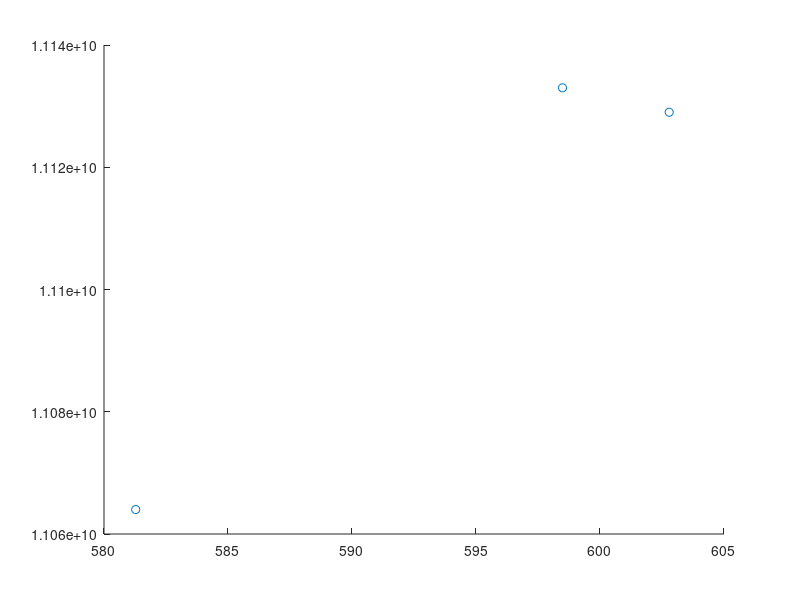

The MATLAB script that drew this image: (Note: this script raises an error after producing the figure.)
close all
clear all
clc


%CHANGE THE SCATTER IN THE PLOT TO BE VISUALIZED

%% 1st Type Holes HORIZONTAL
% % tapa 9-15 mm HORIZONTAL
% data11 = [10000	1.1140E10
% 11000	1.1140E10
% 12000	1.1140E10
% 13000	1.1140E10
% 14000	1.1140E10
% 15000	1.1140E10
% 16000	1.1140E10
% 17000	1.1140E10
% 18000	1.1140E10
% 19000	1.1140E10
% 20000	1.1140E10
% 21000	1.1140E10
% 22000	1.1140E10
% 23000	1.1140E10
% 24000	1.1140E10
% 25000	1.1140E10
% 26000	1.1140E10
% 27000	1.1140E10
% 28000	1.1140E10
% 29000	1.1140E10
% 30000	1.1140E10
% 31000	1.1140E10
% 32000	1.1140E10
% 33000	1.1140E10
% 34000	1.1140E10
% 35000	1.1140E10
% 36000	1.1140E10
% 37000	1.1140E10
% 38000	1.1140E10
% 39000	1.1140E10
% 40000	1.1140E10
% 41000	1.1140E10
% 42000	1.1140E10
% 43000	1.1140E10
% 44000	1.1140E10
% 45000	1.1140E10
% 46000	1.1140E10
% 47000	1.1140E10
% 48000	1.1140E10
% 49000	1.1140E10
% 50000	1.1140E10
% 51000	1.1140E10
% 52000	1.1140E10
% 53000	1.1140E10
% 54000	1.1140E10
% 55000	1.1140E10
% 56000	1.1140E10
% 57000	1.1140E10
% 58000	1.1140E10
% 59000	1.1140E10
% 60000	1.1140E10
% 61000	1.1140E10
% 62000	1.1140E10
% 63000	1.1140E10
% 64000	1.1140E10
% 65000	1.1140E10
% 66000	1.1140E10
% 67000	1.1140E10
% 68000	1.1140E10
% 69000	1.1140E10
% 70000	1.1140E10
% 71000	1.1140E10
% 72000	1.1140E10
% 73000	1.1140E10
% 74000	1.1140E10
% 75000	1.1140E10
% 76000	1.1140E10
% 77000	1.1140E10
% 78000	1.1140E10
% 79000	1.1140E10
% 80000	1.1140E10
% 81000	1.1140E10
% 82000	1.1140E10
% 83000	1.1140E10
% 84000	1.1140E10
% 85000	1.1140E10
% 86000	1.1140E10
% 87000	1.1140E10
% 88000	1.1140E10
% 89000	1.1140E10
% 90000	1.1140E10
% 91000	1.1140E10
% 92000	1.1140E10
% 93000	1.1140E10
% 94000	1.1140E10
% 95000	1.1140E10
% 96000	1.1140E10
% 97000	1.1140E10
% 98000	1.1140E10
% 99000	1.1140E10
% 1.0000E5	1.1140E10];
% 
% data12 = [10000	5.8799E9
% 11000	5.8799E9
% 12000	5.8799E9
% 13000	5.8799E9
% 14000	5.8799E9
% 15000	5.8799E9
% 16000	5.8799E9
% 17000	5.8799E9
% 18000	5.8799E9
% 19000	5.8799E9
% 20000	5.8799E9
% 21000	5.8799E9
% 22000	5.8799E9
% 23000	5.8799E9
% 24000	5.8799E9
% 25000	5.8799E9
% 26000	5.8799E9
% 27000	5.8799E9
% 28000	5.8799E9
% 29000	5.8799E9
% 30000	5.8799E9
% 31000	5.8799E9
% 32000	5.8799E9
% 33000	5.8799E9
% 34000	5.8799E9
% 35000	5.8799E9
% 36000	5.8799E9
% 37000	5.8799E9
% 38000	5.8799E9
% 39000	5.8799E9
% 40000	5.8799E9
% 41000	5.8799E9
% 42000	5.8799E9
% 43000	5.8799E9
% 44000	5.8799E9
% 45000	5.8799E9
% 46000	5.8799E9
% 47000	5.8799E9
% 48000	5.8799E9
% 49000	5.8799E9
% 50000	5.8799E9
% 51000	5.8799E9
% 52000	5.8799E9
% 53000	5.8799E9
% 54000	5.8799E9
% 55000	5.8799E9
% 56000	5.8799E9
% 57000	5.8799E9
% 58000	5.8799E9
% 59000	5.8799E9
% 60000	5.8799E9
% 61000	5.8799E9
% 62000	5.8799E9
% 63000	5.8799E9
% 64000	5.8799E9
% 65000	5.8799E9
% 66000	5.8799E9
% 67000	5.8799E9
% 68000	5.8799E9
% 69000	5.8799E9
% 70000	5.8799E9
% 71000	5.8799E9
% 72000	5.8799E9
% 73000	5.8799E9
% 74000	5.8799E9
% 75000	5.8799E9
% 76000	5.8799E9
% 77000	5.8799E9
% 78000	5.8799E9
% 79000	5.8799E9
% 80000	5.8799E9
% 81000	5.8799E9
% 82000	5.8799E9
% 83000	5.8799E9
% 84000	5.8799E9
% 85000	5.8799E9
% 86000	5.8799E9
% 87000	5.8799E9
% 88000	5.8799E9
% 89000	5.8799E9
% 90000	5.8799E9
% 91000	5.8799E9
% 92000	5.8799E9
% 93000	5.8799E9
% 94000	5.8799E9
% 95000	5.8799E9
% 96000	5.8799E9
% 97000	5.8799E9
% 98000	5.8799E9
% 99000	5.8799E9
% 1.0000E5	5.8799E9];
% 
% % %% tapa 6-18 HORIZONTAL
% data21 = [10000	1.1140E10
% 11000	1.1140E10
% 12000	1.1140E10
% 13000	1.1140E10
% 14000	1.1140E10
% 15000	1.1140E10
% 16000	1.1140E10
% 17000	1.1140E10
% 18000	1.1140E10
% 19000	1.1140E10
% 20000	1.1140E10
% 21000	1.1140E10
% 22000	1.1140E10
% 23000	1.1140E10
% 24000	1.1140E10
% 25000	1.1140E10
% 26000	1.1140E10
% 27000	1.1140E10
% 28000	1.1140E10
% 29000	1.1140E10
% 30000	1.1140E10
% 31000	1.1140E10
% 32000	1.1140E10
% 33000	1.1140E10
% 34000	1.1140E10
% 35000	1.1140E10
% 36000	1.1140E10
% 37000	1.1140E10
% 38000	1.1140E10
% 39000	1.1140E10
% 40000	1.1140E10
% 41000	1.1140E10
% 42000	1.1140E10
% 43000	1.1140E10
% 44000	1.1140E10
% 45000	1.1140E10
% 46000	1.1140E10
% 47000	1.1140E10
% 48000	1.1140E10
% 49000	1.1140E10
% 50000	1.1140E10
% 51000	1.1140E10
% 52000	1.1140E10
% 53000	1.1140E10
% 54000	1.1140E10
% 55000	1.1140E10
% 56000	1.1140E10
% 57000	1.1140E10
% 58000	1.1140E10
% 59000	1.1140E10
% 60000	1.1140E10
% 61000	1.1140E10
% 62000	1.1140E10
% 63000	1.1140E10
% 64000	1.1140E10
% 65000	1.1140E10
% 66000	1.1140E10
% 67000	1.1140E10
% 68000	1.1140E10
% 69000	1.1140E10
% 70000	1.1140E10
% 71000	1.1140E10
% 72000	1.1140E10
% 73000	1.1140E10
% 74000	1.1140E10
% 75000	1.1140E10
% 76000	1.1140E10
% 77000	1.1140E10
% 78000	1.1140E10
% 79000	1.1140E10
% 80000	1.1140E10
% 81000	1.1140E10
% 82000	1.1140E10
% 83000	1.1140E10
% 84000	1.1140E10
% 85000	1.1140E10
% 86000	1.1140E10
% 87000	1.1140E10
% 88000	1.1140E10
% 89000	1.1140E10
% 90000	1.1140E10
% 91000	1.1140E10
% 92000	1.1140E10
% 93000	1.1140E10
% 94000	1.1140E10
% 95000	1.1140E10
% 96000	1.1140E10
% 97000	1.1140E10
% 98000	1.1140E10
% 99000	1.1140E10
% 1.0000E5	1.1140E10];
% 
% data22 = [10000	5.8799E9
% 11000	5.8799E9
% 12000	5.8799E9
% 13000	5.8799E9
% 14000	5.8799E9
% 15000	5.8799E9
% 16000	5.8799E9
% 17000	5.8799E9
% 18000	5.8799E9
% 19000	5.8799E9
% 20000	5.8799E9
% 21000	5.8799E9
% 22000	5.8799E9
% 23000	5.8799E9
% 24000	5.8799E9
% 25000	5.8799E9
% 26000	5.8799E9
% 27000	5.8799E9
% 28000	5.8799E9
% 29000	5.8799E9
% 30000	5.8799E9
% 31000	5.8799E9
% 32000	5.8799E9
% 33000	5.8799E9
% 34000	5.8799E9
% 35000	5.8799E9
% 36000	5.8799E9
% 37000	5.8799E9
% 38000	5.8799E9
% 39000	5.8799E9
% 40000	5.8799E9
% 41000	5.8799E9
% 42000	5.8799E9
% 43000	5.8799E9
% 44000	5.8799E9
% 45000	5.8799E9
% 46000	5.8799E9
% 47000	5.8799E9
% 48000	5.8799E9
% 49000	5.8799E9
% 50000	5.8799E9
% 51000	5.8799E9
% 52000	5.8799E9
% 53000	5.8799E9
% 54000	5.8799E9
% 55000	5.8799E9
% 56000	5.8799E9
% 57000	5.8799E9
% 58000	5.8799E9
% 59000	5.8799E9
% 60000	5.8799E9
% 61000	5.8799E9
% 62000	5.8799E9
% 63000	5.8799E9
% 64000	5.8799E9
% 65000	5.8799E9
% 66000	5.8799E9
% 67000	5.8799E9
% 68000	5.8799E9
% 69000	5.8799E9
% 70000	5.8799E9
% 71000	5.8799E9
% 72000	5.8799E9
% 73000	5.8799E9
% 74000	5.8799E9
% 75000	5.8799E9
% 76000	5.8799E9
% 77000	5.8799E9
% 78000	5.8799E9
% 79000	5.8799E9
% 80000	5.8799E9
% 81000	5.8799E9
% 82000	5.8799E9
% 83000	5.8799E9
% 84000	5.8799E9
% 85000	5.8799E9
% 86000	5.8799E9
% 87000	5.8799E9
% 88000	5.8799E9
% 89000	5.8799E9
% 90000	5.8799E9
% 91000	5.8799E9
% 92000	5.8799E9
% 93000	5.8799E9
% 94000	5.8799E9
% 95000	5.8799E9
% 96000	5.8799E9
% 97000	5.8799E9
% 98000	5.8799E9
% 99000	5.8799E9
% 1.0000E5	5.8799E9];
% 
% %tapa 9-27 horizontal
% data31 = [10000	1.1140E10
% 11000	1.1140E10
% 12000	1.1140E10
% 13000	1.1140E10
% 14000	1.1140E10
% 15000	1.1140E10
% 16000	1.1140E10
% 17000	1.1140E10
% 18000	1.1140E10
% 19000	1.1140E10
% 20000	1.1140E10
% 21000	1.1140E10
% 22000	1.1140E10
% 23000	1.1140E10
% 24000	1.1140E10
% 25000	1.1140E10
% 26000	1.1140E10
% 27000	1.1140E10
% 28000	1.1140E10
% 29000	1.1140E10
% 30000	1.1140E10
% 31000	1.1140E10
% 32000	1.1140E10
% 33000	1.1140E10
% 34000	1.1140E10
% 35000	1.1140E10
% 36000	1.1140E10
% 37000	1.1140E10
% 38000	1.1140E10
% 39000	1.1140E10
% 40000	1.1140E10
% 41000	1.1140E10
% 42000	1.1140E10
% 43000	1.1140E10
% 44000	1.1140E10
% 45000	1.1140E10
% 46000	1.1140E10
% 47000	1.1140E10
% 48000	1.1140E10
% 49000	1.1140E10
% 50000	1.1140E10
% 51000	1.1140E10
% 52000	1.1140E10
% 53000	1.1140E10
% 54000	1.1140E10
% 55000	1.1140E10
% 56000	1.1140E10
% 57000	1.1140E10
% 58000	1.1140E10
% 59000	1.1140E10
% 60000	1.1140E10
% 61000	1.1140E10
% 62000	1.1140E10
% 63000	1.1140E10
% 64000	1.1140E10
% 65000	1.1140E10
% 66000	1.1140E10
% 67000	1.1140E10
% 68000	1.1140E10
% 69000	1.1140E10
% 70000	1.1140E10
% 71000	1.1140E10
% 72000	1.1140E10
% 73000	1.1140E10
% 74000	1.1140E10
% 75000	1.1140E10
% 76000	1.1140E10
% 77000	1.1140E10
% 78000	1.1140E10
% 79000	1.1140E10
% 80000	1.1140E10
% 81000	1.1140E10
% 82000	1.1140E10
% 83000	1.1140E10
% 84000	1.1140E10
% 85000	1.1140E10
% 86000	1.1140E10
% 87000	1.1140E10
% 88000	1.1140E10
% 89000	1.1140E10
% 90000	1.1140E10
% 91000	1.1140E10
% 92000	1.1140E10
% 93000	1.1140E10
% 94000	1.1140E10
% 95000	1.1140E10
% 96000	1.1140E10
% 97000	1.1140E10
% 98000	1.1140E10
% 99000	1.1140E10
% 1.0000E5	1.1140E10];
% 
% data32 = [10000	5.8798E9
% 11000	5.8798E9
% 12000	5.8798E9
% 13000	5.8798E9
% 14000	5.8798E9
% 15000	5.8798E9
% 16000	5.8798E9
% 17000	5.8798E9
% 18000	5.8798E9
% 19000	5.8798E9
% 20000	5.8798E9
% 21000	5.8798E9
% 22000	5.8798E9
% 23000	5.8798E9
% 24000	5.8798E9
% 25000	5.8798E9
% 26000	5.8798E9
% 27000	5.8798E9
% 28000	5.8798E9
% 29000	5.8798E9
% 30000	5.8798E9
% 31000	5.8798E9
% 32000	5.8798E9
% 33000	5.8798E9
% 34000	5.8798E9
% 35000	5.8798E9
% 36000	5.8798E9
% 37000	5.8798E9
% 38000	5.8798E9
% 39000	5.8798E9
% 40000	5.8798E9
% 41000	5.8798E9
% 42000	5.8798E9
% 43000	5.8798E9
% 44000	5.8798E9
% 45000	5.8798E9
% 46000	5.8798E9
% 47000	5.8798E9
% 48000	5.8798E9
% 49000	5.8798E9
% 50000	5.8798E9
% 51000	5.8798E9
% 52000	5.8798E9
% 53000	5.8798E9
% 54000	5.8798E9
% 55000	5.8798E9
% 56000	5.8798E9
% 57000	5.8798E9
% 58000	5.8798E9
% 59000	5.8798E9
% 60000	5.8798E9
% 61000	5.8798E9
% 62000	5.8798E9
% 63000	5.8798E9
% 64000	5.8798E9
% 65000	5.8798E9
% 66000	5.8798E9
% 67000	5.8798E9
% 68000	5.8798E9
% 69000	5.8798E9
% 70000	5.8798E9
% 71000	5.8798E9
% 72000	5.8798E9
% 73000	5.8798E9
% 74000	5.8798E9
% 75000	5.8798E9
% 76000	5.8798E9
% 77000	5.8798E9
% 78000	5.8798E9
% 79000	5.8798E9
% 80000	5.8798E9
% 81000	5.8798E9
% 82000	5.8798E9
% 83000	5.8798E9
% 84000	5.8798E9
% 85000	5.8798E9
% 86000	5.8798E9
% 87000	5.8798E9
% 88000	5.8798E9
% 89000	5.8798E9
% 90000	5.8798E9
% 91000	5.8798E9
% 92000	5.8798E9
% 93000	5.8798E9
% 94000	5.8798E9
% 95000	5.8798E9
% 96000	5.8798E9
% 97000	5.8798E9
% 98000	5.8798E9
% 99000	5.8798E9
% 1.0000E5	5.8798E9];
% 
% %% tapa 9-15 E1 e E2 VERTICAL 1st TYPE
% data11V = [10000	1.1140E10
% 11000	1.1140E10
% 12000	1.1140E10
% 13000	1.1140E10
% 14000	1.1140E10
% 15000	1.1140E10
% 16000	1.1140E10
% 17000	1.1140E10
% 18000	1.1140E10
% 19000	1.1140E10
% 20000	1.1140E10
% 21000	1.1140E10
% 22000	1.1140E10
% 23000	1.1140E10
% 24000	1.1140E10
% 25000	1.1140E10
% 26000	1.1140E10
% 27000	1.1140E10
% 28000	1.1140E10
% 29000	1.1140E10
% 30000	1.1140E10
% 31000	1.1140E10
% 32000	1.1140E10
% 33000	1.1140E10
% 34000	1.1140E10
% 35000	1.1140E10
% 36000	1.1140E10
% 37000	1.1140E10
% 38000	1.1140E10
% 39000	1.1140E10
% 40000	1.1140E10
% 41000	1.1140E10
% 42000	1.1140E10
% 43000	1.1140E10
% 44000	1.1140E10
% 45000	1.1140E10
% 46000	1.1140E10
% 47000	1.1140E10
% 48000	1.1140E10
% 49000	1.1140E10
% 50000	1.1140E10
% 51000	1.1140E10
% 52000	1.1140E10
% 53000	1.1140E10
% 54000	1.1140E10
% 55000	1.1140E10
% 56000	1.1140E10
% 57000	1.1140E10
% 58000	1.1140E10
% 59000	1.1140E10
% 60000	1.1140E10
% 61000	1.1140E10
% 62000	1.1140E10
% 63000	1.1140E10
% 64000	1.1140E10
% 65000	1.1140E10
% 66000	1.1140E10
% 67000	1.1140E10
% 68000	1.1140E10
% 69000	1.1140E10
% 70000	1.1140E10
% 71000	1.1140E10
% 72000	1.1140E10
% 73000	1.1140E10
% 74000	1.1140E10
% 75000	1.1140E10
% 76000	1.1140E10
% 77000	1.1140E10
% 78000	1.1140E10
% 79000	1.1140E10
% 80000	1.1140E10
% 81000	1.1140E10
% 82000	1.1140E10
% 83000	1.1140E10
% 84000	1.1140E10
% 85000	1.1140E10
% 86000	1.1140E10
% 87000	1.1140E10
% 88000	1.1140E10
% 89000	1.1140E10
% 90000	1.1140E10
% 91000	1.1140E10
% 92000	1.1140E10
% 93000	1.1140E10
% 94000	1.1140E10
% 95000	1.1140E10
% 96000	1.1140E10
% 97000	1.1140E10
% 98000	1.1140E10
% 99000	1.1140E10
% 1.0000E5	1.1140E10];
% 
% data12V = [10000	5.8798E9
% 11000	5.8798E9
% 12000	5.8798E9
% 13000	5.8798E9
% 14000	5.8798E9
% 15000	5.8798E9
% 16000	5.8798E9
% 17000	5.8798E9
% 18000	5.8798E9
% 19000	5.8798E9
% 20000	5.8798E9
% 21000	5.8798E9
% 22000	5.8798E9
% 23000	5.8798E9
% 24000	5.8798E9
% 25000	5.8798E9
% 26000	5.8798E9
% 27000	5.8798E9
% 28000	5.8798E9
% 29000	5.8798E9
% 30000	5.8798E9
% 31000	5.8798E9
% 32000	5.8798E9
% 33000	5.8798E9
% 34000	5.8798E9
% 35000	5.8798E9
% 36000	5.8798E9
% 37000	5.8798E9
% 38000	5.8798E9
% 39000	5.8798E9
% 40000	5.8798E9
% 41000	5.8798E9
% 42000	5.8798E9
% 43000	5.8798E9
% 44000	5.8798E9
% 45000	5.8798E9
% 46000	5.8798E9
% 47000	5.8798E9
% 48000	5.8798E9
% 49000	5.8798E9
% 50000	5.8798E9
% 51000	5.8798E9
% 52000	5.8798E9
% 53000	5.8798E9
% 54000	5.8798E9
% 55000	5.8798E9
% 56000	5.8798E9
% 57000	5.8798E9
% 58000	5.8798E9
% 59000	5.8798E9
% 60000	5.8798E9
% 61000	5.8798E9
% 62000	5.8798E9
% 63000	5.8798E9
% 64000	5.8798E9
% 65000	5.8798E9
% 66000	5.8798E9
% 67000	5.8798E9
% 68000	5.8798E9
% 69000	5.8798E9
% 70000	5.8798E9
% 71000	5.8798E9
% 72000	5.8798E9
% 73000	5.8798E9
% 74000	5.8798E9
% 75000	5.8798E9
% 76000	5.8798E9
% 77000	5.8798E9
% 78000	5.8798E9
% 79000	5.8798E9
% 80000	5.8798E9
% 81000	5.8798E9
% 82000	5.8798E9
% 83000	5.8798E9
% 84000	5.8798E9
% 85000	5.8798E9
% 86000	5.8798E9
% 87000	5.8798E9
% 88000	5.8798E9
% 89000	5.8798E9
% 90000	5.8798E9
% 91000	5.8798E9
% 92000	5.8798E9
% 93000	5.8798E9
% 94000	5.8798E9
% 95000	5.8798E9
% 96000	5.8798E9
% 97000	5.8798E9
% 98000	5.8798E9
% 99000	5.8798E9
% 1.0000E5	5.8798E9];
% 
% % tapa 6-18 VERTICAL
% data21V = [10000	1.1140E10
% 11000	1.1140E10
% 12000	1.1140E10
% 13000	1.1140E10
% 14000	1.1140E10
% 15000	1.1140E10
% 16000	1.1140E10
% 17000	1.1140E10
% 18000	1.1140E10
% 19000	1.1140E10
% 20000	1.1140E10
% 21000	1.1140E10
% 22000	1.1140E10
% 23000	1.1140E10
% 24000	1.1140E10
% 25000	1.1140E10
% 26000	1.1140E10
% 27000	1.1140E10
% 28000	1.1140E10
% 29000	1.1140E10
% 30000	1.1140E10
% 31000	1.1140E10
% 32000	1.1140E10
% 33000	1.1140E10
% 34000	1.1140E10
% 35000	1.1140E10
% 36000	1.1140E10
% 37000	1.1140E10
% 38000	1.1140E10
% 39000	1.1140E10
% 40000	1.1140E10
% 41000	1.1140E10
% 42000	1.1140E10
% 43000	1.1140E10
% 44000	1.1140E10
% 45000	1.1140E10
% 46000	1.1140E10
% 47000	1.1140E10
% 48000	1.1140E10
% 49000	1.1140E10
% 50000	1.1140E10
% 51000	1.1140E10
% 52000	1.1140E10
% 53000	1.1140E10
% 54000	1.1140E10
% 55000	1.1140E10
% 56000	1.1140E10
% 57000	1.1140E10
% 58000	1.1140E10
% 59000	1.1140E10
% 60000	1.1140E10
% 61000	1.1140E10
% 62000	1.1140E10
% 63000	1.1140E10
% 64000	1.1140E10
% 65000	1.1140E10
% 66000	1.1140E10
% 67000	1.1140E10
% 68000	1.1140E10
% 69000	1.1140E10
% 70000	1.1140E10
% 71000	1.1140E10
% 72000	1.1140E10
% 73000	1.1140E10
% 74000	1.1140E10
% 75000	1.1140E10
% 76000	1.1140E10
% 77000	1.1140E10
% 78000	1.1140E10
% 79000	1.1140E10
% 80000	1.1140E10
% 81000	1.1140E10
% 82000	1.1140E10
% 83000	1.1140E10
% 84000	1.1140E10
% 85000	1.1140E10
% 86000	1.1140E10
% 87000	1.1140E10
% 88000	1.1140E10
% 89000	1.1140E10
% 90000	1.1140E10
% 91000	1.1140E10
% 92000	1.1140E10
% 93000	1.1140E10
% 94000	1.1140E10
% 95000	1.1140E10
% 96000	1.1140E10
% 97000	1.1140E10
% 98000	1.1140E10
% 99000	1.1140E10
% 1.0000E5	1.1140E10];
% 
% data22V = [10000	5.8798E9
% 11000	5.8798E9
% 12000	5.8798E9
% 13000	5.8798E9
% 14000	5.8798E9
% 15000	5.8798E9
% 16000	5.8798E9
% 17000	5.8798E9
% 18000	5.8798E9
% 19000	5.8798E9
% 20000	5.8798E9
% 21000	5.8798E9
% 22000	5.8798E9
% 23000	5.8798E9
% 24000	5.8798E9
% 25000	5.8798E9
% 26000	5.8798E9
% 27000	5.8798E9
% 28000	5.8798E9
% 29000	5.8798E9
% 30000	5.8798E9
% 31000	5.8798E9
% 32000	5.8798E9
% 33000	5.8798E9
% 34000	5.8798E9
% 35000	5.8798E9
% 36000	5.8798E9
% 37000	5.8798E9
% 38000	5.8798E9
% 39000	5.8798E9
% 40000	5.8798E9
% 41000	5.8798E9
% 42000	5.8798E9
% 43000	5.8798E9
% 44000	5.8798E9
% 45000	5.8798E9
% 46000	5.8798E9
% 47000	5.8798E9
% 48000	5.8798E9
% 49000	5.8798E9
% 50000	5.8798E9
% 51000	5.8798E9
% 52000	5.8798E9
% 53000	5.8798E9
% 54000	5.8798E9
% 55000	5.8798E9
% 56000	5.8798E9
% 57000	5.8798E9
% 58000	5.8798E9
% 59000	5.8798E9
% 60000	5.8798E9
% 61000	5.8798E9
% 62000	5.8798E9
% 63000	5.8798E9
% 64000	5.8798E9
% 65000	5.8798E9
% 66000	5.8798E9
% 67000	5.8798E9
% 68000	5.8798E9
% 69000	5.8798E9
% 70000	5.8798E9
% 71000	5.8798E9
% 72000	5.8798E9
% 73000	5.8798E9
% 74000	5.8798E9
% 75000	5.8798E9
% 76000	5.8798E9
% 77000	5.8798E9
% 78000	5.8798E9
% 79000	5.8798E9
% 80000	5.8798E9
% 81000	5.8798E9
% 82000	5.8798E9
% 83000	5.8798E9
% 84000	5.8798E9
% 85000	5.8798E9
% 86000	5.8798E9
% 87000	5.8798E9
% 88000	5.8798E9
% 89000	5.8798E9
% 90000	5.8798E9
% 91000	5.8798E9
% 92000	5.8798E9
% 93000	5.8798E9
% 94000	5.8798E9
% 95000	5.8798E9
% 96000	5.8798E9
% 97000	5.8798E9
% 98000	5.8798E9
% 99000	5.8798E9
% 1.0000E5	5.8798E9];
% 
% % tapa 9-27 VERTICAL
% data31V = [10000	1.1140E10
% 11000	1.1140E10
% 12000	1.1140E10
% 13000	1.1140E10
% 14000	1.1140E10
% 15000	1.1140E10
% 16000	1.1140E10
% 17000	1.1140E10
% 18000	1.1140E10
% 19000	1.1140E10
% 20000	1.1140E10
% 21000	1.1140E10
% 22000	1.1140E10
% 23000	1.1140E10
% 24000	1.1140E10
% 25000	1.1140E10
% 26000	1.1140E10
% 27000	1.1140E10
% 28000	1.1140E10
% 29000	1.1140E10
% 30000	1.1140E10
% 31000	1.1140E10
% 32000	1.1140E10
% 33000	1.1140E10
% 34000	1.1140E10
% 35000	1.1140E10
% 36000	1.1140E10
% 37000	1.1140E10
% 38000	1.1140E10
% 39000	1.1140E10
% 40000	1.1140E10
% 41000	1.1140E10
% 42000	1.1140E10
% 43000	1.1140E10
% 44000	1.1140E10
% 45000	1.1140E10
% 46000	1.1140E10
% 47000	1.1140E10
% 48000	1.1140E10
% 49000	1.1140E10
% 50000	1.1140E10
% 51000	1.1140E10
% 52000	1.1140E10
% 53000	1.1140E10
% 54000	1.1140E10
% 55000	1.1140E10
% 56000	1.1140E10
% 57000	1.1140E10
% 58000	1.1140E10
% 59000	1.1140E10
% 60000	1.1140E10
% 61000	1.1140E10
% 62000	1.1140E10
% 63000	1.1140E10
% 64000	1.1140E10
% 65000	1.1140E10
% 66000	1.1140E10
% 67000	1.1140E10
% 68000	1.1140E10
% 69000	1.1140E10
% 70000	1.1140E10
% 71000	1.1140E10
% 72000	1.1140E10
% 73000	1.1140E10
% 74000	1.1140E10
% 75000	1.1140E10
% 76000	1.1140E10
% 77000	1.1140E10
% 78000	1.1140E10
% 79000	1.1140E10
% 80000	1.1140E10
% 81000	1.1140E10
% 82000	1.1140E10
% 83000	1.1140E10
% 84000	1.1140E10
% 85000	1.1140E10
% 86000	1.1140E10
% 87000	1.1140E10
% 88000	1.1140E10
% 89000	1.1140E10
% 90000	1.1140E10
% 91000	1.1140E10
% 92000	1.1140E10
% 93000	1.1140E10
% 94000	1.1140E10
% 95000	1.1140E10
% 96000	1.1140E10
% 97000	1.1140E10
% 98000	1.1140E10
% 99000	1.1140E10
% 1.0000E5	1.1140E10];
% 
% data32V = [10000	5.8795E9
% 11000	5.8795E9
% 12000	5.8795E9
% 13000	5.8795E9
% 14000	5.8795E9
% 15000	5.8795E9
% 16000	5.8795E9
% 17000	5.8795E9
% 18000	5.8795E9
% 19000	5.8795E9
% 20000	5.8795E9
% 21000	5.8795E9
% 22000	5.8795E9
% 23000	5.8795E9
% 24000	5.8795E9
% 25000	5.8795E9
% 26000	5.8795E9
% 27000	5.8795E9
% 28000	5.8795E9
% 29000	5.8795E9
% 30000	5.8795E9
% 31000	5.8795E9
% 32000	5.8795E9
% 33000	5.8795E9
% 34000	5.8795E9
% 35000	5.8795E9
% 36000	5.8795E9
% 37000	5.8795E9
% 38000	5.8795E9
% 39000	5.8795E9
% 40000	5.8795E9
% 41000	5.8795E9
% 42000	5.8795E9
% 43000	5.8795E9
% 44000	5.8795E9
% 45000	5.8795E9
% 46000	5.8795E9
% 47000	5.8795E9
% 48000	5.8795E9
% 49000	5.8795E9
% 50000	5.8795E9
% 51000	5.8795E9
% 52000	5.8795E9
% 53000	5.8795E9
% 54000	5.8795E9
% 55000	5.8795E9
% 56000	5.8795E9
% 57000	5.8795E9
% 58000	5.8795E9
% 59000	5.8795E9
% 60000	5.8795E9
% 61000	5.8795E9
% 62000	5.8795E9
% 63000	5.8795E9
% 64000	5.8795E9
% 65000	5.8795E9
% 66000	5.8795E9
% 67000	5.8795E9
% 68000	5.8795E9
% 69000	5.8795E9
% 70000	5.8795E9
% 71000	5.8795E9
% 72000	5.8795E9
% 73000	5.8795E9
% 74000	5.8795E9
% 75000	5.8795E9
% 76000	5.8795E9
% 77000	5.8795E9
% 78000	5.8795E9
% 79000	5.8795E9
% 80000	5.8795E9
% 81000	5.8795E9
% 82000	5.8795E9
% 83000	5.8795E9
% 84000	5.8795E9
% 85000	5.8795E9
% 86000	5.8795E9
% 87000	5.8795E9
% 88000	5.8795E9
% 89000	5.8795E9
% 90000	5.8795E9
% 91000	5.8795E9
% 92000	5.8795E9
% 93000	5.8795E9
% 94000	5.8795E9
% 95000	5.8795E9
% 96000	5.8795E9
% 97000	5.8795E9
% 98000	5.8795E9
% 99000	5.8795E9
% 1.0000E5	5.8795E9];

%% 2nd Type Holes
%tapa 9-15 mm HORIZONTAL
data11 = [10000	1.1133E10
11000	1.1133E10
12000	1.1133E10
13000	1.1133E10
14000	1.1133E10
15000	1.1133E10
16000	1.1133E10
17000	1.1133E10
18000	1.1133E10
19000	1.1133E10
20000	1.1133E10
21000	1.1133E10
22000	1.1133E10
23000	1.1133E10
24000	1.1133E10
25000	1.1133E10
26000	1.1133E10
27000	1.1133E10
28000	1.1133E10
29000	1.1133E10
30000	1.1133E10
31000	1.1133E10
32000	1.1133E10
33000	1.1133E10
34000	1.1133E10
35000	1.1133E10
36000	1.1133E10
37000	1.1133E10
38000	1.1133E10
39000	1.1133E10
40000	1.1133E10
41000	1.1133E10
42000	1.1133E10
43000	1.1133E10
44000	1.1133E10
45000	1.1133E10
46000	1.1133E10
47000	1.1133E10
48000	1.1133E10
49000	1.1133E10
50000	1.1133E10
51000	1.1133E10
52000	1.1133E10
53000	1.1133E10
54000	1.1133E10
55000	1.1133E10
56000	1.1133E10
57000	1.1133E10
58000	1.1133E10
59000	1.1133E10
60000	1.1133E10
61000	1.1133E10
62000	1.1133E10
63000	1.1133E10
64000	1.1133E10
65000	1.1133E10
66000	1.1133E10
67000	1.1133E10
68000	1.1133E10
69000	1.1133E10
70000	1.1133E10
71000	1.1133E10
72000	1.1133E10
73000	1.1133E10
74000	1.1133E10
75000	1.1133E10
76000	1.1133E10
77000	1.1133E10
78000	1.1133E10
79000	1.1133E10
80000	1.1133E10
81000	1.1133E10
82000	1.1133E10
83000	1.1133E10
84000	1.1133E10
85000	1.1133E10
86000	1.1133E10
87000	1.1133E10
88000	1.1133E10
89000	1.1133E10
90000	1.1133E10
91000	1.1133E10
92000	1.1133E10
93000	1.1133E10
94000	1.1133E10
95000	1.1133E10
96000	1.1133E10
97000	1.1133E10
98000	1.1133E10
99000	1.1133E10
1.0000E5	1.1133E10];

data12 = [10000	5.8798E9
11000	5.8798E9
12000	5.8798E9
13000	5.8798E9
14000	5.8798E9
15000	5.8798E9
16000	5.8798E9
17000	5.8798E9
18000	5.8798E9
19000	5.8798E9
20000	5.8798E9
21000	5.8798E9
22000	5.8798E9
23000	5.8798E9
24000	5.8798E9
25000	5.8798E9
26000	5.8798E9
27000	5.8798E9
28000	5.8798E9
29000	5.8798E9
30000	5.8798E9
31000	5.8798E9
32000	5.8798E9
33000	5.8798E9
34000	5.8798E9
35000	5.8798E9
36000	5.8798E9
37000	5.8798E9
38000	5.8798E9
39000	5.8798E9
40000	5.8798E9
41000	5.8798E9
42000	5.8798E9
43000	5.8798E9
44000	5.8798E9
45000	5.8798E9
46000	5.8798E9
47000	5.8798E9
48000	5.8798E9
49000	5.8798E9
50000	5.8798E9
51000	5.8798E9
52000	5.8798E9
53000	5.8798E9
54000	5.8798E9
55000	5.8798E9
56000	5.8798E9
57000	5.8798E9
58000	5.8798E9
59000	5.8798E9
60000	5.8798E9
61000	5.8798E9
62000	5.8798E9
63000	5.8798E9
64000	5.8798E9
65000	5.8798E9
66000	5.8798E9
67000	5.8798E9
68000	5.8798E9
69000	5.8798E9
70000	5.8798E9
71000	5.8798E9
72000	5.8798E9
73000	5.8798E9
74000	5.8798E9
75000	5.8798E9
76000	5.8798E9
77000	5.8798E9
78000	5.8798E9
79000	5.8798E9
80000	5.8798E9
81000	5.8798E9
82000	5.8798E9
83000	5.8798E9
84000	5.8798E9
85000	5.8798E9
86000	5.8798E9
87000	5.8798E9
88000	5.8798E9
89000	5.8798E9
90000	5.8798E9
91000	5.8798E9
92000	5.8798E9
93000	5.8798E9
94000	5.8798E9
95000	5.8798E9
96000	5.8798E9
97000	5.8798E9
98000	5.8798E9
99000	5.8798E9
1.0000E5	5.8798E9];


% tapa 6-18
data21 = [10000	1.1129E10
11000	1.1129E10
12000	1.1129E10
13000	1.1129E10
14000	1.1129E10
15000	1.1129E10
16000	1.1129E10
17000	1.1129E10
18000	1.1129E10
19000	1.1129E10
20000	1.1129E10
21000	1.1129E10
22000	1.1129E10
23000	1.1129E10
24000	1.1129E10
25000	1.1129E10
26000	1.1129E10
27000	1.1129E10
28000	1.1129E10
29000	1.1129E10
30000	1.1129E10
31000	1.1129E10
32000	1.1129E10
33000	1.1129E10
34000	1.1129E10
35000	1.1129E10
36000	1.1129E10
37000	1.1129E10
38000	1.1129E10
39000	1.1129E10
40000	1.1129E10
41000	1.1129E10
42000	1.1129E10
43000	1.1129E10
44000	1.1129E10
45000	1.1129E10
46000	1.1129E10
47000	1.1129E10
48000	1.1129E10
49000	1.1129E10
50000	1.1129E10
51000	1.1129E10
52000	1.1129E10
53000	1.1129E10
54000	1.1129E10
55000	1.1129E10
56000	1.1129E10
57000	1.1129E10
58000	1.1129E10
59000	1.1129E10
60000	1.1129E10
61000	1.1129E10
62000	1.1129E10
63000	1.1129E10
64000	1.1129E10
65000	1.1129E10
66000	1.1129E10
67000	1.1129E10
68000	1.1129E10
69000	1.1129E10
70000	1.1129E10
71000	1.1129E10
72000	1.1129E10
73000	1.1129E10
74000	1.1129E10
75000	1.1129E10
76000	1.1129E10
77000	1.1129E10
78000	1.1129E10
79000	1.1129E10
80000	1.1129E10
81000	1.1129E10
82000	1.1129E10
83000	1.1129E10
84000	1.1129E10
85000	1.1129E10
86000	1.1129E10
87000	1.1129E10
88000	1.1129E10
89000	1.1129E10
90000	1.1129E10
91000	1.1129E10
92000	1.1129E10
93000	1.1129E10
94000	1.1129E10
95000	1.1129E10
96000	1.1129E10
97000	1.1129E10
98000	1.1129E10
99000	1.1129E10
1.0000E5	1.1129E10];

data22 = [10000	5.8799E9
11000	5.8799E9
12000	5.8799E9
13000	5.8799E9
14000	5.8799E9
15000	5.8799E9
16000	5.8799E9
17000	5.8799E9
18000	5.8799E9
19000	5.8799E9
20000	5.8799E9
21000	5.8799E9
22000	5.8799E9
23000	5.8799E9
24000	5.8799E9
25000	5.8799E9
26000	5.8799E9
27000	5.8799E9
28000	5.8799E9
29000	5.8799E9
30000	5.8799E9
31000	5.8799E9
32000	5.8799E9
33000	5.8799E9
34000	5.8799E9
35000	5.8799E9
36000	5.8799E9
37000	5.8799E9
38000	5.8799E9
39000	5.8799E9
40000	5.8799E9
41000	5.8799E9
42000	5.8799E9
43000	5.8799E9
44000	5.8799E9
45000	5.8799E9
46000	5.8799E9
47000	5.8799E9
48000	5.8799E9
49000	5.8799E9
50000	5.8799E9
51000	5.8799E9
52000	5.8799E9
53000	5.8799E9
54000	5.8799E9
55000	5.8799E9
56000	5.8799E9
57000	5.8799E9
58000	5.8799E9
59000	5.8799E9
60000	5.8799E9
61000	5.8799E9
62000	5.8799E9
63000	5.8799E9
64000	5.8799E9
65000	5.8799E9
66000	5.8799E9
67000	5.8799E9
68000	5.8799E9
69000	5.8799E9
70000	5.8799E9
71000	5.8799E9
72000	5.8799E9
73000	5.8799E9
74000	5.8799E9
75000	5.8799E9
76000	5.8799E9
77000	5.8799E9
78000	5.8799E9
79000	5.8799E9
80000	5.8799E9
81000	5.8799E9
82000	5.8799E9
83000	5.8799E9
84000	5.8799E9
85000	5.8799E9
86000	5.8799E9
87000	5.8799E9
88000	5.8799E9
89000	5.8799E9
90000	5.8799E9
91000	5.8799E9
92000	5.8799E9
93000	5.8799E9
94000	5.8799E9
95000	5.8799E9
96000	5.8799E9
97000	5.8799E9
98000	5.8799E9
99000	5.8799E9
1.0000E5	5.8799E9];

% tapa 9-27

data31 = [10000	1.1064E10
11000	1.1064E10
12000	1.1064E10
13000	1.1064E10
14000	1.1064E10
15000	1.1064E10
16000	1.1064E10
17000	1.1064E10
18000	1.1064E10
19000	1.1064E10
20000	1.1064E10
21000	1.1064E10
22000	1.1064E10
23000	1.1064E10
24000	1.1064E10
25000	1.1064E10
26000	1.1064E10
27000	1.1064E10
28000	1.1064E10
29000	1.1064E10
30000	1.1064E10
31000	1.1064E10
32000	1.1064E10
33000	1.1064E10
34000	1.1064E10
35000	1.1064E10
36000	1.1064E10
37000	1.1064E10
38000	1.1064E10
39000	1.1064E10
40000	1.1064E10
41000	1.1064E10
42000	1.1064E10
43000	1.1064E10
44000	1.1064E10
45000	1.1064E10
46000	1.1064E10
47000	1.1064E10
48000	1.1064E10
49000	1.1064E10
50000	1.1064E10
51000	1.1064E10
52000	1.1064E10
53000	1.1064E10
54000	1.1064E10
55000	1.1064E10
56000	1.1064E10
57000	1.1064E10
58000	1.1064E10
59000	1.1064E10
60000	1.1064E10
61000	1.1064E10
62000	1.1064E10
63000	1.1064E10
64000	1.1064E10
65000	1.1064E10
66000	1.1064E10
67000	1.1064E10
68000	1.1064E10
69000	1.1064E10
70000	1.1064E10
71000	1.1064E10
72000	1.1064E10
73000	1.1064E10
74000	1.1064E10
75000	1.1064E10
76000	1.1064E10
77000	1.1064E10
78000	1.1064E10
79000	1.1064E10
80000	1.1064E10
81000	1.1064E10
82000	1.1064E10
83000	1.1064E10
84000	1.1064E10
85000	1.1064E10
86000	1.1064E10
87000	1.1064E10
88000	1.1064E10
89000	1.1064E10
90000	1.1064E10
91000	1.1064E10
92000	1.1064E10
93000	1.1064E10
94000	1.1064E10
95000	1.1064E10
96000	1.1064E10
97000	1.1064E10
98000	1.1064E10
99000	1.1064E10
1.0000E5	1.1064E10];

data32 = [10000	5.8797E9
11000	5.8797E9
12000	5.8797E9
13000	5.8797E9
14000	5.8797E9
15000	5.8797E9
16000	5.8797E9
17000	5.8797E9
18000	5.8797E9
19000	5.8797E9
20000	5.8797E9
21000	5.8797E9
22000	5.8797E9
23000	5.8797E9
24000	5.8797E9
25000	5.8797E9
26000	5.8797E9
27000	5.8797E9
28000	5.8797E9
29000	5.8797E9
30000	5.8797E9
31000	5.8797E9
32000	5.8797E9
33000	5.8797E9
34000	5.8797E9
35000	5.8797E9
36000	5.8797E9
37000	5.8797E9
38000	5.8797E9
39000	5.8797E9
40000	5.8797E9
41000	5.8797E9
42000	5.8797E9
43000	5.8797E9
44000	5.8797E9
45000	5.8797E9
46000	5.8797E9
47000	5.8797E9
48000	5.8797E9
49000	5.8797E9
50000	5.8797E9
51000	5.8797E9
52000	5.8797E9
53000	5.8797E9
54000	5.8797E9
55000	5.8797E9
56000	5.8797E9
57000	5.8797E9
58000	5.8797E9
59000	5.8797E9
60000	5.8797E9
61000	5.8797E9
62000	5.8797E9
63000	5.8797E9
64000	5.8797E9
65000	5.8797E9
66000	5.8797E9
67000	5.8797E9
68000	5.8797E9
69000	5.8797E9
70000	5.8797E9
71000	5.8797E9
72000	5.8797E9
73000	5.8797E9
74000	5.8797E9
75000	5.8797E9
76000	5.8797E9
77000	5.8797E9
78000	5.8797E9
79000	5.8797E9
80000	5.8797E9
81000	5.8797E9
82000	5.8797E9
83000	5.8797E9
84000	5.8797E9
85000	5.8797E9
86000	5.8797E9
87000	5.8797E9
88000	5.8797E9
89000	5.8797E9
90000	5.8797E9
91000	5.8797E9
92000	5.8797E9
93000	5.8797E9
94000	5.8797E9
95000	5.8797E9
96000	5.8797E9
97000	5.8797E9
98000	5.8797E9
99000	5.8797E9
1.0000E5	5.8797E9];


%% VERTICAL 2nd TYPE
% tapa 9-15 E1 e E2 

data11V = [10000	1.1139E10
11000	1.1139E10
12000	1.1139E10
13000	1.1139E10
14000	1.1139E10
15000	1.1139E10
16000	1.1139E10
17000	1.1139E10
18000	1.1139E10
19000	1.1139E10
20000	1.1139E10
21000	1.1139E10
22000	1.1139E10
23000	1.1139E10
24000	1.1139E10
25000	1.1139E10
26000	1.1139E10
27000	1.1139E10
28000	1.1139E10
29000	1.1139E10
30000	1.1139E10
31000	1.1139E10
32000	1.1139E10
33000	1.1139E10
34000	1.1139E10
35000	1.1139E10
36000	1.1139E10
37000	1.1139E10
38000	1.1139E10
39000	1.1139E10
40000	1.1139E10
41000	1.1139E10
42000	1.1139E10
43000	1.1139E10
44000	1.1139E10
45000	1.1139E10
46000	1.1139E10
47000	1.1139E10
48000	1.1139E10
49000	1.1139E10
50000	1.1139E10
51000	1.1139E10
52000	1.1139E10
53000	1.1139E10
54000	1.1139E10
55000	1.1139E10
56000	1.1139E10
57000	1.1139E10
58000	1.1139E10
59000	1.1139E10
60000	1.1139E10
61000	1.1139E10
62000	1.1139E10
63000	1.1139E10
64000	1.1139E10
65000	1.1139E10
66000	1.1139E10
67000	1.1139E10
68000	1.1139E10
69000	1.1139E10
70000	1.1139E10
71000	1.1139E10
72000	1.1139E10
73000	1.1139E10
74000	1.1139E10
75000	1.1139E10
76000	1.1139E10
77000	1.1139E10
78000	1.1139E10
79000	1.1139E10
80000	1.1139E10
81000	1.1139E10
82000	1.1139E10
83000	1.1139E10
84000	1.1139E10
85000	1.1139E10
86000	1.1139E10
87000	1.1139E10
88000	1.1139E10
89000	1.1139E10
90000	1.1139E10
91000	1.1139E10
92000	1.1139E10
93000	1.1139E10
94000	1.1139E10
95000	1.1139E10
96000	1.1139E10
97000	1.1139E10
98000	1.1139E10
99000	1.1139E10
1.0000E5	1.1139E10];

data12V = [10000	5.8795E9
11000	5.8795E9
12000	5.8795E9
13000	5.8795E9
14000	5.8795E9
15000	5.8795E9
16000	5.8795E9
17000	5.8795E9
18000	5.8795E9
19000	5.8795E9
20000	5.8795E9
21000	5.8795E9
22000	5.8795E9
23000	5.8795E9
24000	5.8795E9
25000	5.8795E9
26000	5.8795E9
27000	5.8795E9
28000	5.8795E9
29000	5.8795E9
30000	5.8795E9
31000	5.8795E9
32000	5.8795E9
33000	5.8795E9
34000	5.8795E9
35000	5.8795E9
36000	5.8795E9
37000	5.8795E9
38000	5.8795E9
39000	5.8795E9
40000	5.8795E9
41000	5.8795E9
42000	5.8795E9
43000	5.8795E9
44000	5.8795E9
45000	5.8795E9
46000	5.8795E9
47000	5.8795E9
48000	5.8795E9
49000	5.8795E9
50000	5.8795E9
51000	5.8795E9
52000	5.8795E9
53000	5.8795E9
54000	5.8795E9
55000	5.8795E9
56000	5.8795E9
57000	5.8795E9
58000	5.8795E9
59000	5.8795E9
60000	5.8795E9
61000	5.8795E9
62000	5.8795E9
63000	5.8795E9
64000	5.8795E9
65000	5.8795E9
66000	5.8795E9
67000	5.8795E9
68000	5.8795E9
69000	5.8795E9
70000	5.8795E9
71000	5.8795E9
72000	5.8795E9
73000	5.8795E9
74000	5.8795E9
75000	5.8795E9
76000	5.8795E9
77000	5.8795E9
78000	5.8795E9
79000	5.8795E9
80000	5.8795E9
81000	5.8795E9
82000	5.8795E9
83000	5.8795E9
84000	5.8795E9
85000	5.8795E9
86000	5.8795E9
87000	5.8795E9
88000	5.8795E9
89000	5.8795E9
90000	5.8795E9
91000	5.8795E9
92000	5.8795E9
93000	5.8795E9
94000	5.8795E9
95000	5.8795E9
96000	5.8795E9
97000	5.8795E9
98000	5.8795E9
99000	5.8795E9
1.0000E5	5.8795E9];

% tapa 6-18 E1 e E2 VERTICAL
data21V = [10000	1.1140E10
11000	1.1140E10
12000	1.1140E10
13000	1.1140E10
14000	1.1140E10
15000	1.1140E10
16000	1.1140E10
17000	1.1140E10
18000	1.1140E10
19000	1.1140E10
20000	1.1140E10
21000	1.1140E10
22000	1.1140E10
23000	1.1140E10
24000	1.1140E10
25000	1.1140E10
26000	1.1140E10
27000	1.1140E10
28000	1.1140E10
29000	1.1140E10
30000	1.1140E10
31000	1.1140E10
32000	1.1140E10
33000	1.1140E10
34000	1.1140E10
35000	1.1140E10
36000	1.1140E10
37000	1.1140E10
38000	1.1140E10
39000	1.1140E10
40000	1.1140E10
41000	1.1140E10
42000	1.1140E10
43000	1.1140E10
44000	1.1140E10
45000	1.1140E10
46000	1.1140E10
47000	1.1140E10
48000	1.1140E10
49000	1.1140E10
50000	1.1140E10
51000	1.1140E10
52000	1.1140E10
53000	1.1140E10
54000	1.1140E10
55000	1.1140E10
56000	1.1140E10
57000	1.1140E10
58000	1.1140E10
59000	1.1140E10
60000	1.1140E10
61000	1.1140E10
62000	1.1140E10
63000	1.1140E10
64000	1.1140E10
65000	1.1140E10
66000	1.1140E10
67000	1.1140E10
68000	1.1140E10
69000	1.1140E10
70000	1.1140E10
71000	1.1140E10
72000	1.1140E10
73000	1.1140E10
74000	1.1140E10
75000	1.1140E10
76000	1.1140E10
77000	1.1140E10
78000	1.1140E10
79000	1.1140E10
80000	1.1140E10
81000	1.1140E10
82000	1.1140E10
83000	1.1140E10
84000	1.1140E10
85000	1.1140E10
86000	1.1140E10
87000	1.1140E10
88000	1.1140E10
89000	1.1140E10
90000	1.1140E10
91000	1.1140E10
92000	1.1140E10
93000	1.1140E10
94000	1.1140E10
95000	1.1140E10
96000	1.1140E10
97000	1.1140E10
98000	1.1140E10
99000	1.1140E10
1.0000E5	1.1140E10];

data22V = [10000	5.8794E9
11000	5.8794E9
12000	5.8794E9
13000	5.8794E9
14000	5.8794E9
15000	5.8794E9
16000	5.8794E9
17000	5.8794E9
18000	5.8794E9
19000	5.8794E9
20000	5.8794E9
21000	5.8794E9
22000	5.8794E9
23000	5.8794E9
24000	5.8794E9
25000	5.8794E9
26000	5.8794E9
27000	5.8794E9
28000	5.8794E9
29000	5.8794E9
30000	5.8794E9
31000	5.8794E9
32000	5.8794E9
33000	5.8794E9
34000	5.8794E9
35000	5.8794E9
36000	5.8794E9
37000	5.8794E9
38000	5.8794E9
39000	5.8794E9
40000	5.8794E9
41000	5.8794E9
42000	5.8794E9
43000	5.8794E9
44000	5.8794E9
45000	5.8794E9
46000	5.8794E9
47000	5.8794E9
48000	5.8794E9
49000	5.8794E9
50000	5.8794E9
51000	5.8794E9
52000	5.8794E9
53000	5.8794E9
54000	5.8794E9
55000	5.8794E9
56000	5.8794E9
57000	5.8794E9
58000	5.8794E9
59000	5.8794E9
60000	5.8794E9
61000	5.8794E9
62000	5.8794E9
63000	5.8794E9
64000	5.8794E9
65000	5.8794E9
66000	5.8794E9
67000	5.8794E9
68000	5.8794E9
69000	5.8794E9
70000	5.8794E9
71000	5.8794E9
72000	5.8794E9
73000	5.8794E9
74000	5.8794E9
75000	5.8794E9
76000	5.8794E9
77000	5.8794E9
78000	5.8794E9
79000	5.8794E9
80000	5.8794E9
81000	5.8794E9
82000	5.8794E9
83000	5.8794E9
84000	5.8794E9
85000	5.8794E9
86000	5.8794E9
87000	5.8794E9
88000	5.8794E9
89000	5.8794E9
90000	5.8794E9
91000	5.8794E9
92000	5.8794E9
93000	5.8794E9
94000	5.8794E9
95000	5.8794E9
96000	5.8794E9
97000	5.8794E9
98000	5.8794E9
99000	5.8794E9
1.0000E5	5.8794E9];

%tapa 9-27 VERTICAL

data31V = [10000	1.1138E10
11000	1.1138E10
12000	1.1138E10
13000	1.1138E10
14000	1.1138E10
15000	1.1138E10
16000	1.1138E10
17000	1.1138E10
18000	1.1138E10
19000	1.1138E10
20000	1.1138E10
21000	1.1138E10
22000	1.1138E10
23000	1.1138E10
24000	1.1138E10
25000	1.1138E10
26000	1.1138E10
27000	1.1138E10
28000	1.1138E10
29000	1.1138E10
30000	1.1138E10
31000	1.1138E10
32000	1.1138E10
33000	1.1138E10
34000	1.1138E10
35000	1.1138E10
36000	1.1138E10
37000	1.1138E10
38000	1.1138E10
39000	1.1138E10
40000	1.1138E10
41000	1.1138E10
42000	1.1138E10
43000	1.1138E10
44000	1.1138E10
45000	1.1138E10
46000	1.1138E10
47000	1.1138E10
48000	1.1138E10
49000	1.1138E10
50000	1.1138E10
51000	1.1138E10
52000	1.1138E10
53000	1.1138E10
54000	1.1138E10
55000	1.1138E10
56000	1.1138E10
57000	1.1138E10
58000	1.1138E10
59000	1.1138E10
60000	1.1138E10
61000	1.1138E10
62000	1.1138E10
63000	1.1138E10
64000	1.1138E10
65000	1.1138E10
66000	1.1138E10
67000	1.1138E10
68000	1.1138E10
69000	1.1138E10
70000	1.1138E10
71000	1.1138E10
72000	1.1138E10
73000	1.1138E10
74000	1.1138E10
75000	1.1138E10
76000	1.1138E10
77000	1.1138E10
78000	1.1138E10
79000	1.1138E10
80000	1.1138E10
81000	1.1138E10
82000	1.1138E10
83000	1.1138E10
84000	1.1138E10
85000	1.1138E10
86000	1.1138E10
87000	1.1138E10
88000	1.1138E10
89000	1.1138E10
90000	1.1138E10
91000	1.1138E10
92000	1.1138E10
93000	1.1138E10
94000	1.1138E10
95000	1.1138E10
96000	1.1138E10
97000	1.1138E10
98000	1.1138E10
99000	1.1138E10
1.0000E5	1.1138E10];

data32V = [10000	5.8778E9
11000	5.8778E9
12000	5.8778E9
13000	5.8778E9
14000	5.8778E9
15000	5.8778E9
16000	5.8778E9
17000	5.8778E9
18000	5.8778E9
19000	5.8778E9
20000	5.8778E9
21000	5.8778E9
22000	5.8778E9
23000	5.8778E9
24000	5.8778E9
25000	5.8778E9
26000	5.8778E9
27000	5.8778E9
28000	5.8778E9
29000	5.8778E9
30000	5.8778E9
31000	5.8778E9
32000	5.8778E9
33000	5.8778E9
34000	5.8778E9
35000	5.8778E9
36000	5.8778E9
37000	5.8778E9
38000	5.8778E9
39000	5.8778E9
40000	5.8778E9
41000	5.8778E9
42000	5.8778E9
43000	5.8778E9
44000	5.8778E9
45000	5.8778E9
46000	5.8778E9
47000	5.8778E9
48000	5.8778E9
49000	5.8778E9
50000	5.8778E9
51000	5.8778E9
52000	5.8778E9
53000	5.8778E9
54000	5.8778E9
55000	5.8778E9
56000	5.8778E9
57000	5.8778E9
58000	5.8778E9
59000	5.8778E9
60000	5.8778E9
61000	5.8778E9
62000	5.8778E9
63000	5.8778E9
64000	5.8778E9
65000	5.8778E9
66000	5.8778E9
67000	5.8778E9
68000	5.8778E9
69000	5.8778E9
70000	5.8778E9
71000	5.8778E9
72000	5.8778E9
73000	5.8778E9
74000	5.8778E9
75000	5.8778E9
76000	5.8778E9
77000	5.8778E9
78000	5.8778E9
79000	5.8778E9
80000	5.8778E9
81000	5.8778E9
82000	5.8778E9
83000	5.8778E9
84000	5.8778E9
85000	5.8778E9
86000	5.8778E9
87000	5.8778E9
88000	5.8778E9
89000	5.8778E9
90000	5.8778E9
91000	5.8778E9
92000	5.8778E9
93000	5.8778E9
94000	5.8778E9
95000	5.8778E9
96000	5.8778E9
97000	5.8778E9
98000	5.8778E9
99000	5.8778E9
1.0000E5	5.8778E9];

%% density

rho = 620; %density plywood
rhoA = 1.225; %density air
a = 0.425;
b = 0.299;
h = 0.003;
t = 0.0025;    %thickness hole CHANGE THIS
N = 50;     %number of holes

R = [0.0045, 0.0075     %semi axis y and x ellipse  3-5 (9mm, 15mm)
     0.003, 0.009       %3-9 (6mm, 18mm)
     0.0045, 0.0135];   %3-9 (9mm, 27mm)
 
dim = size(R,1);

%% Calculations

volM = zeros(dim,1);
volDiff = zeros(dim,1);
massaDiff = zeros(dim,1);
massaM = zeros(dim,1);
massaTot = zeros(dim,1);
rhoh = zeros(dim,1);

volTot = a*b*h;                         %total volume of the plate
for k = 1:dim
    volM(k) = pi*R(k,1)*R(k,2)*t*N;     %total volume of the holes
    volDiff(k) = volTot - volM(k);      %volume only plywood
    massaDiff(k) = volDiff(k)*rho;      %mass only plywood
    massaM(k) = volM(k)*rhoA;           %mass only air
    massaTot(k) = massaDiff(k) + massaM(k);
    rhoh(k) = massaTot(k)/volTot;
end


%% avg
e1 = 11140*10^6;
e2 = 5880*10^6;
E1 = [mean(data11(:,2),1), mean(data21(:,2),1), mean(data31(:,2),1)];
E2 = [mean(data12(:,2),1), mean(data22(:,2),1), mean(data32(:,2),1)];

%% confront
E1V = [mean(data11V(:,2),1), mean(data21V(:,2),1), mean(data31V(:,2),1)];
E2V = [mean(data12V(:,2),1), mean(data22V(:,2),1), mean(data32V(:,2),1)];

%% Plot
figure(1)
scatter(rhoh(:,1), E1(1,:))
yline(e1, 'b--', 'LineWidth', 1);
lgd = legend('E1 2nd type holes horizonal', 'E1 modulus normal tapa');
lgd.FontSize = 12;
set(lgd, 'Box', 'off');
ax = gca;
ax.FontSize = 12; 
xlabel('Density [kg/m^3]')
ylabel('E [Pa]')

figure(2)
scatter(rhoh(:,1), E2(1,:))
yline(e2, 'b--', 'LineWidth', 1);
lgd = legend('E2 2nd type holes horizontal', 'E2 modulus normal tapa');
lgd.FontSize = 12;
set(lgd, 'Box', 'off');
ax = gca;
ax.FontSize = 12; 
xlabel('Density [kg/m^3]')
ylabel('E [Pa]')

%% confront plot
% figure(3)
fh = figure(3);
% fh.WindowState = 'maximized';
scatter(rhoh(:,1), E1(1,:), 60, 'filled')
hold on
scatter(rhoh(:,1), E1V(1,:), 60,  'filled')
yline(e1, 'k--', 'LineWidth', 1);
hold on
plot(sort(rhoh(:,1)), sort(E1V(1,:)), 'r');
hold on
plot(rhoh(1:2,1), E1(1,1:2),'b');
hold on
plot(rhoh([1,3],1), E1(1,[1,3]),'b');
lgd = legend('E1 2nd type holes horizontal', 'E1 2nd type holes vertical', 'E1 modulus normal tapa','Location','southeast');
lgd.FontSize = 12;
set(lgd, 'Box', 'off');
ax = gca;
ax.FontSize = 12; 
xlabel('Density [kg/m^3]', 'FontSize', 13)
ylabel('Young''s modulus E [Pa]', 'FontSize', 13)
hold off
pbaspect([1.3 1 1])
% exportgraphics(gcf, 'TT1.pdf'); % use this to save as a cropped pdf

% figure(4)
fh = figure(4);
% fh.WindowState = 'maximized';
scatter(rhoh(:,1), E2(1,:), 60, 'filled')
hold on
scatter(rhoh(:,1), E2V(1,:), 60, 'filled')
yline(e2, 'k--', 'LineWidth', 1);
hold on
plot(sort(rhoh(:,1)), sort(E2(1,:)),'b');
hold on
plot(rhoh(1:2,1), E2V(1,1:2),'r');
hold on
plot(rhoh([1,3],1), E2V(1,[1,3]),'r');

lgd = legend('E2 2nd type holes horizontal', 'E2 2nd type holes vertical', 'E2 modulus normal tapa','Location','southeast');
lgd.FontSize = 12;
set(lgd, 'Box', 'off');
ax = gca;
ax.FontSize = 12; 
xlabel('Density [kg/m^3]', 'FontSize', 13)
ylabel('Young''s modulus E [Pa]', 'FontSize', 13)
hold off
pbaspect([1.3 1 1])
% exportgraphics(gcf, 'TT2.pdf'); % use this to save as a cropped pdf